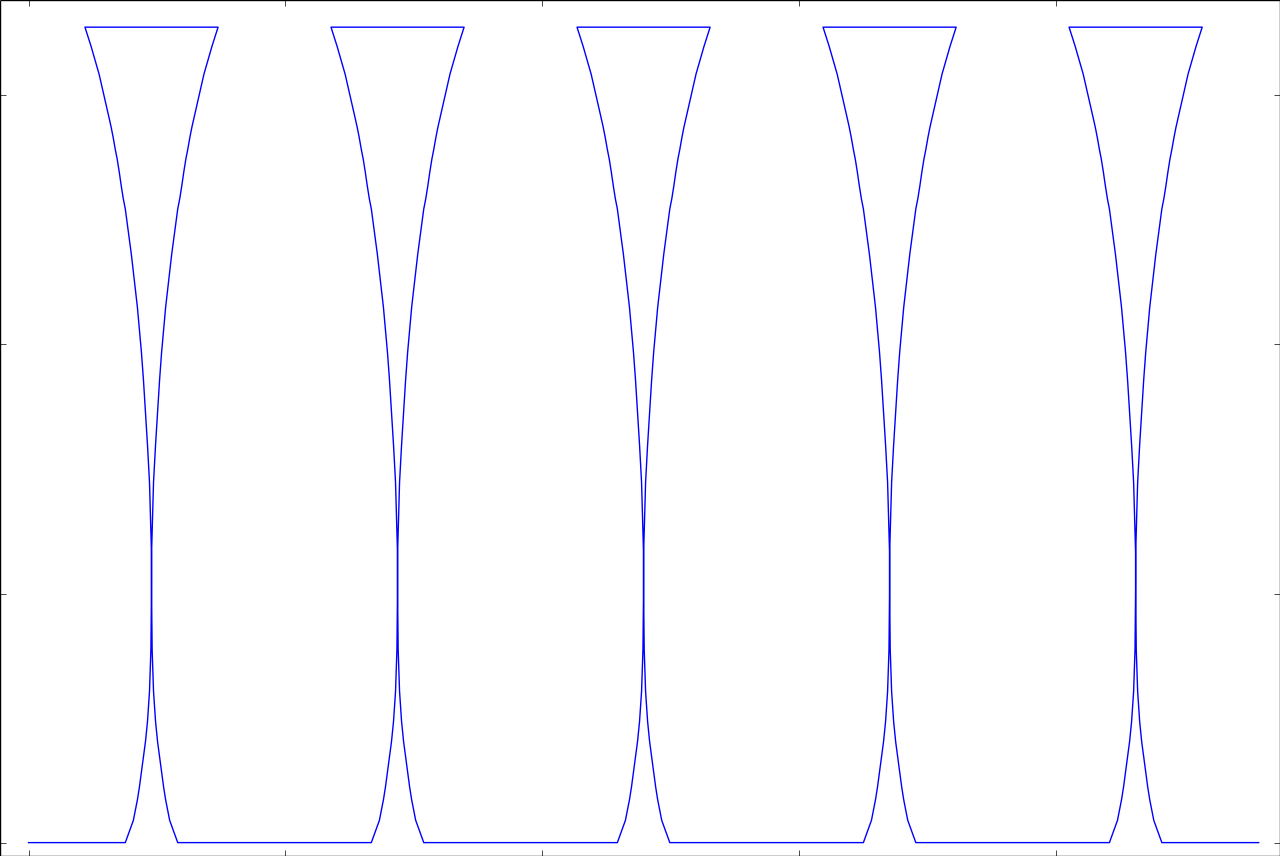

Python code for this plot:
#! /usr/bin/env python

import math

###########################################################################
# MB L/O 319 Eckenschnittvorlagenrechner
#
# Aussenhaut Profil folgt y = 0.5 * x^2 (in cm)
# fuer x>0.83cm
#
# Radius Ecke unten ist 24cm
# Radius Ecke Bodenhoehe ist 30cm
#
# Sinn dieses Scripts ist Erstellung eines "Schnittmusters"
# fuers Blech um eine Ecke nachzubauen.
#
#
# Zuerst wird eine Wertetabelle erstellt in 0.5cm schritten entlang y (h)
#
###########################################################################

c = 24 # Konstante fuer offset der Parabel vom Zentrum weg
n = 5 # Konstante fuer die Anzahl der "Blaetter"/Streben

z = 90 # Kreisbogen Ausschnitt (0...360 deg)

h_min = 0 # hoehe min in mm
h_max = 180 # hoehe max in mm

###########################################################################

z_rel = z/360.0
print z_rel


r_max = 0 # max. radius. wird waehrend Berechnung gefuellt

wertetabelle_profil = [\
[0,24],\
[1,24.5],\
[4,26],\
[6,26.5],\
[8,27],\
[10.5,27.5],\
[16.5,28.5],\
[19.5,29],\
[23.5,29.5],\
[29.5,30],\
[38,30.35],\
[50.5,30.5],\
[57,30.5],\
[71.5,30],\
[79,29.5],\
[85.5,29],\
[92,28.5],\
[97.5,28],\
[102,27.5],\
[106.5,27],\
[113.5,26],\
[117,25.5],\
[120,25],\
[123,24.5],\
[126,24],\
[128,23.5],\
[130.5,23],\
[133.25,22.5],\
[135.75,22],\
[137.75,21.5],\
[140,21],\
[142,20.5],\
[143.75,20],\
[152.25,17.5],\
[157.5,15.5],\
[161,14]]


#wertetabelle_profil = []

for item in wertetabelle_profil:
    if item[1]>r_max:
        r_max = item[1]

#for h_mm in range(h_min,h_max+5,5): # hoehe in mm
    #h = h_mm*0.1 # hoehe
    #r = c + pow(2*h,0.5) # radius

    #if r > r_max:
    #    r_max = r
    #
    #wertetabelle_profil.append([h,r])


# wir rechnen hier in Polarkoordinaten und keinem spherischen oder parabelfoermigen Koordinatensystem,
# d.h. je groesser der Winkel gegenueber der Senkrechten wird umso groesser wird der Fehler und es fehlt
# an der Stelle dann Blech in der Aussenhaut. Das sollte sich aber nur bei nicht-idealem Blech dicker als
# 0 mm bemerkbar machen. Wie viel das in der Praxis ausmacht muss anhand eine Pappschablone etc. getestet werden,
# ansonsten wird mir die Rechnerei zu wild.
#
# Moegliche Loesung: Neuberechnung der Y-Achse / hoehe. Wir kennen delta-radius und delta-hoehe,
# somit laesst sich also per Pythagoras berechnen wie viel extramaterial fuer die Schraege notwendig ist
#
# Rechnen wir mal die Streckfaktoren fuer die einzelnen Segmente aus...
# Anzahl der Werte ist eines geringer als Anzahl der Punkte die verbinden

streckwerte = []

for i in range(0,len(wertetabelle_profil)-1):
    h1 = wertetabelle_profil[i][0]
    r1 = wertetabelle_profil[i][1]
    h2 = wertetabelle_profil[i+1][0]
    r2 = wertetabelle_profil[i+1][1]

    strecke_1_2 = math.pow(math.pow(r2-r1,2)+math.pow(h2-h1,2),0.5)
    print "strecke %i %i ist %f bei deltaH %f"%(i,i+1,strecke_1_2,h2-h1)
    streckwerte.append(strecke_1_2)

# da jetzt bekannt ist wie lange die strecken wirklich sind kann man die
# y- bzw. h-werte entlang der Huelle neu berechnen


h_laufwert = wertetabelle_profil[0][0]
h_gestreckt = [h_laufwert]
for item in streckwerte: 
    h_laufwert+=item
    h_gestreckt.append( h_laufwert)

print h_gestreckt


wertetabelle_radius_relativ = []

for item in wertetabelle_profil: # werte ausgeben, relativen radius berechnen
    relativer_radius = item[1] / r_max # radius / radius max.

    # es wird immer das erste Element von h_gestreckt genommen und die restlichen Elemente ruecken nach
    h_neu = h_gestreckt.pop(0)


    wertetabelle_radius_relativ.append([item[0],item[1],relativer_radius,h_neu]) # h, r, r_rel, h_neu

    # Radius und Umfang sind, da umfang = 2 * pi * r, proportional zueinander
   
    print item[0],item[1], relativer_radius, h_neu 

# jetzt sind alle Daten vorhanden um die einzelnen Koordinaten
# eines Polygons das die Schnittkante beschreibt
# zu berechnen.
#
# Hierfuer wird fuer die Anzahl der Blaetter mal zwei (auf und abwaerts)
# mal der Anzahl der Punkte in der Wertetabelle
# die Berechnung der Koordinaten durchgefuerht
# und das Ergebnis wieder in eine Wertetabelle eingetragen

wertetabelle_polygon_schnitt = [[0,0]]

umfang_max = 2.0 * math.pi * r_max * z_rel # Kreisbogen Abschnitt. Definiert die Breite des Blechstuecks
print "Blechbreite ist ",umfang_max,"cm"
print "Blechhoehe ist ",(h_max-h_min)*0.1,"cm"

segmente = n*2 # anzahl blaetter mal zwei (aufwarts und abwaerts)
segment_aktuell = 0
segment_breite = umfang_max / segmente


for blattnr in range(0,n,1): # fuer alle Blaetter
    print "Berechne nun Blatt Nummer ",blattnr
    for ud in ["d","u"]: # auf- und abwaerts
        #print "Berechne nun Richtung ", ud

        # Reihenfolge umkehren je nach Richtung
        if ud == "d":
            wertetabelle_radius_relativ_umsortiert = wertetabelle_radius_relativ
        if ud == "u":
            wertetabelle_radius_relativ_umsortiert = reversed(wertetabelle_radius_relativ)

        for item in wertetabelle_radius_relativ_umsortiert:
            #print "Berechne nun fuer hoehe ",item[0]


            poly_x = 0
            poly_y = 0

            # y Richtung wird von korrigierten/gestreckten Werten uebernommen
            #poly_y = (item[0]-h_min*0.1)/((h_max - h_min)*0.1) * h_max*0.1
            poly_y = item[3]

            # x Richtung ergibt sich aus relativem Radiusanteil an umfang_max
            poly_x = item[2] * umfang_max / segmente + (segment_aktuell * segment_breite)


            #poly_x = (1-item[2]) * umfang_max / segmente

            poly_x = segment_breite * segment_aktuell

            poly_x_add = ( (1-item[2]) * umfang_max ) / segmente

            if ud == "u":
                poly_x+=poly_x_add - segment_breite /2
            if ud == "d":
                poly_x-=poly_x_add - segment_breite /2

            poly_x+=segment_breite/2

            #print "Koordinate ist ",poly_x,poly_y

            wertetabelle_polygon_schnitt.append([poly_x,poly_y])




        segment_aktuell+=1

wertetabelle_polygon_schnitt.append([umfang_max,0])

array_plot_x = []
array_plot_y = []

for item in wertetabelle_polygon_schnitt:
    print item[0],item[1]
    array_plot_x.append(item[0])
    array_plot_y.append(item[1])


import matplotlib.pyplot as plt
plt.plot(array_plot_x,array_plot_y)
plt.show()
